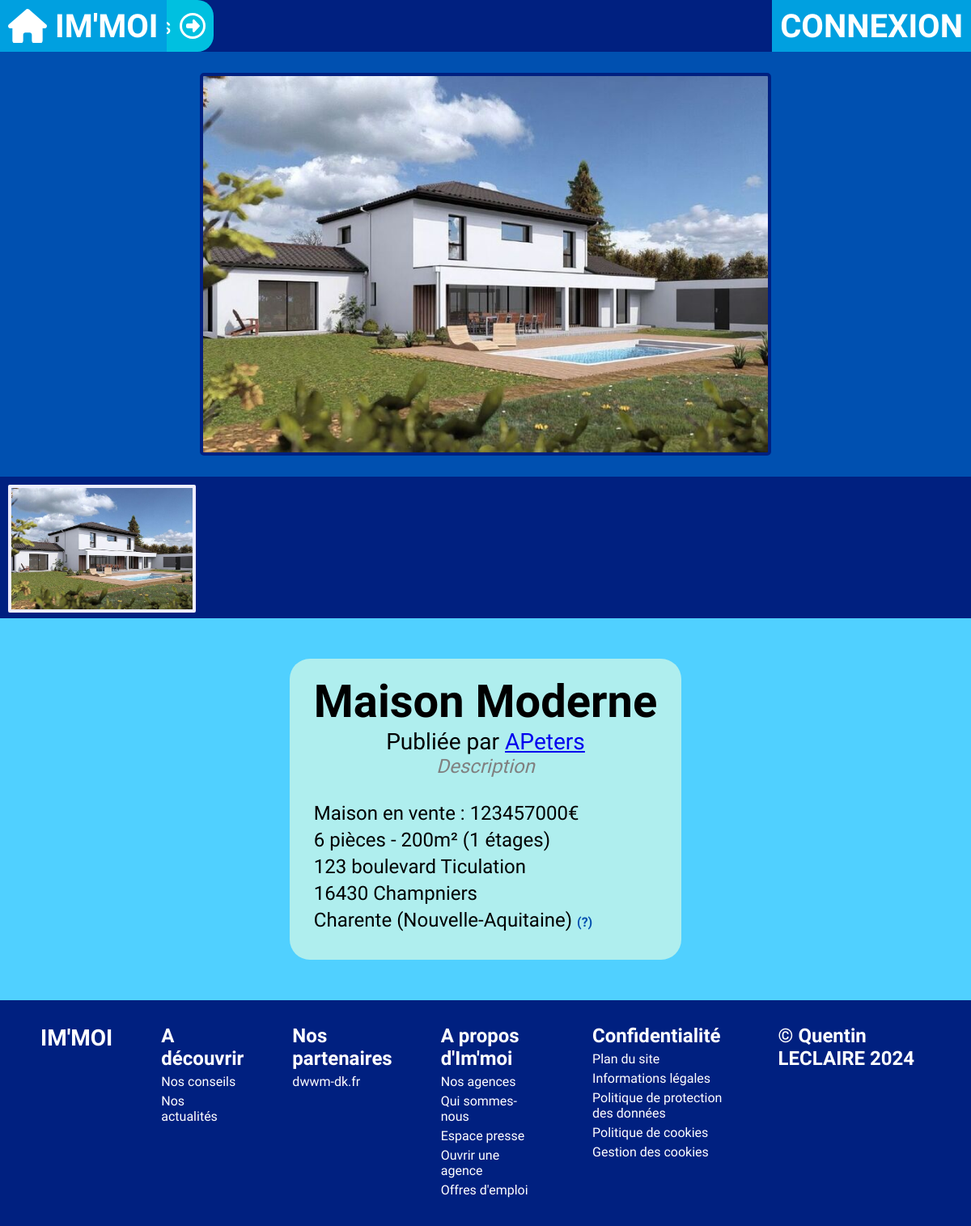
The app's page /offres/3 with its own data.
### tables this page shows
CREATE TABLE IF NOT EXISTS `photo` (
  `idPhoto` int NOT NULL AUTO_INCREMENT,
  `nom` varchar(128) NOT NULL,
  `couverture` tinyint(1) DEFAULT NULL,
  `idBien` int NOT NULL,
  PRIMARY KEY (`idPhoto`),
  KEY `FK_BIEN` (`idBien`)
);

CREATE TABLE IF NOT EXISTS `bien` (
  `idBien` int NOT NULL AUTO_INCREMENT,
  `nom` varchar(60) NOT NULL,
  `description` text,
  `prixLocation` float DEFAULT NULL,
  `prixVente` float DEFAULT NULL,
  `categorie` varchar(20) DEFAULT NULL,
  `nbPieces` int NOT NULL,
  `nbEtages` int DEFAULT NULL,
  `surface` int NOT NULL,
  `numAppart` int DEFAULT NULL,
  `idUtilisateur` int NOT NULL,
  `idAdresse` int NOT NULL,
  PRIMARY KEY (`idBien`),
  KEY `FK_ADRESSE` (`idAdresse`),
  KEY `FK_UTILISATEUR` (`idUtilisateur`)
);

CREATE TABLE IF NOT EXISTS `utilisateur` (
  `idUtilisateur` int NOT NULL AUTO_INCREMENT,
  `username` varchar(32) NOT NULL,
  `password` varchar(64) NOT NULL,
  `nom` varchar(40) DEFAULT NULL,
  `prenom` varchar(40) DEFAULT NULL,
  `telephone` varchar(20) DEFAULT NULL,
  `email` varchar(80) NOT NULL,
  `idAdresse` int DEFAULT NULL,
  `estAgent` tinyint(1) DEFAULT NULL,
  `agence` int DEFAULT NULL,
  PRIMARY KEY (`idUtilisateur`),
  KEY `FK_ADRESSE` (`idAdresse`)
);

CREATE TABLE IF NOT EXISTS `adresse` (
  `idAdresse` int NOT NULL AUTO_INCREMENT,
  `nomVoie` text NOT NULL,
  `zipcode` varchar(10) NOT NULL,
  `localite` varchar(60) NOT NULL,
  PRIMARY KEY (`idAdresse`)
);

### Controller/PhotoController.php (called while the page is built, shortened)
<?php
class PhotoController{
    private $photoManager;
    public function __construct() {
        require_once "Models/managers/PhotoManager.php";
        $this->photoManager = new PhotoManager;
        $this->photoManager->chargementPhotolist();
    }
    public function getPhotosByBien($id)
    {
        return $this->photoManager->getPhotosFromBien($id);
    }
}

### Models/Model.class.php (called while the page is built, shortened)
<?php
abstract class BDConnexion{
    private static $pdo;
    private static function setBDD(){
        self::$pdo = new PDO('mysql:host=localhost;dbname=immoi;port=3308;charset=utf8', 'root', '');
        self::$pdo->setAttribute(PDO::ATTR_ERRMODE, PDO::ERRMODE_WARNING);
    }
    protected function getBDD(){
        return self::$pdo;
    }
}

### Models/managers/PhotoManager.php (called while the page is built, shortened)
<?php
require_once "Models/data/Photo.class.php";
require_once "Models/Model.class.php";
class PhotoManager extends BDConnexion{
    private $photolist = [];
    public function ajoutPhoto($photo){
        $this->photolist[] = $photo;
    }
    public function chargementPhotolist(){
        $req = $this->getBDD()->prepare('SELECT * FROM photo');
        $req->execute();
        $listePhoto = $req->fetchAll(PDO::FETCH_ASSOC);
        foreach($listePhoto as $value){
            $photo = new Photo($value['idPhoto'], $value['nom'], $value['idBien'], $value['couverture']);
        }
    }
    public function getPhotosFromBien($id){
        $listePhotos = [];
        if (isset($this->photolist)) {
            for ($i = 0; $i < count($this->photolist); $i++) {
                if ($this->photolist[$i]->getBien() == $id) {
                    $listePhotos[] = $this->photolist[$i];
                }
            }
        }
        return $listePhotos;
    }
}

### Models/managers/BienManager.php (called while the page is built, shortened)
<?php
require_once "Models/data/Bien.class.php";
require_once "Models/Model.class.php";
class BienManager extends BDConnexion{
    private $bienlist = [];
    public function ajoutBien($bien){
        $this->bienlist[] = $bien;
    }
    public function chargementBienlist(){
        $req = $this->getBDD()->prepare('SELECT * FROM bien');
        $req->execute();
        $listeBien = $req->fetchAll(PDO::FETCH_ASSOC);
    }
    public function getBienById($id)
    {
        for ($i = 0; $i < count($this->bienlist); $i++) {
            if ($this->bienlist[$i]->getId() == $id) {
                return $this->bienlist[$i];
            }
        }
    }
}

### Models/data/Bien.class.php (called while the page is built, shortened)
<?php
class Bien{
    public function getId()                 {return $this->idBien;}
    public function getNom()                {return $this->nom;}
    public function getDescription()        {return $this->description;}
    public function getPrixVente()          {return $this->prixVente;}
    public function getCategorie()          {return $this->categorie;}
    public function getNbPieces()           {return $this->nbPieces;}
    public function getNbEtages()           {return $this->nbEtages;}
    public function getSurface()            {return $this->surface;}
    public function getUtilisateur()        {return $this->idUtilisateur;}
    public function getAdresse()            {return $this->idAdresse;}
}

### Models/data/Photo.class.php (called while the page is built, shortened)
<?php
class Photo{
    public function getNom()             {return $this->nom;}
    public function getBien()            {return $this->idBien;}
    public function getCouverture()      {return $this->couverture;}
}

### Controller/utilisateurController.php (called while the page is built, shortened)
<?php
class UtilisateurController
{
    private $utilisateurManager;
    public function __construct()
    {
        require_once "Models/managers/UtilisateurManager.php";
        $this->utilisateurManager = new UtilisateurManager;
        $this->utilisateurManager->chargementUserlist();
    }
    public function getManager()
    {
        return $this->utilisateurManager;
    }
}

### Models/managers/UtilisateurManager.php (called while the page is built, shortened)
<?php
require_once "Models/data/Utilisateur.class.php";
require_once "Models/Model.class.php";
class UtilisateurManager extends BDConnexion
{
    private $userlist = [];
    public function ajoutUtilisateur($utilisateur)
    {
        $this->userlist[] = $utilisateur;
    }
    public function chargementUserlist()
    {
        $req = $this->getBDD()->prepare('SELECT * FROM utilisateur');
        $req->execute();
        $listeUtilisateur = $req->fetchAll(PDO::FETCH_ASSOC);
        foreach ($listeUtilisateur as $value) {
            $user = new Utilisateur($value['idUtilisateur'], $value['username'], $value['password'], $value['nom'], $value['prenom'], $value['telephone'], $value['email'], $value['idAdresse'], $value['estAgent'], $value['agence']);
        }
    }
    public function getUserById($id)
    {
        for ($i = 0; $i < count($this->userlist); $i++) {
            if ($this->userlist[$i]->getId() == $id) {
                return $this->userlist[$i];
            }
        }
    }
}

### Models/data/Utilisateur.class.php (called while the page is built, shortened)
<?php
class Utilisateur{
    public function getId()               {return $this->idUtilisateur;}
    public function getUsername()         {return $this->username;}
}

### Controller/adresseController.php (called while the page is built, shortened)
<?php
class AdresseController{
    private $adresseManager;
    public function __construct() {
        require_once "Models/managers/AdresseManager.php";
        $this->adresseManager = new AdresseManager;
        $this->adresseManager->chargementAdresselist();
    }
    public function getManager()
    {
        return $this->adresseManager;
    }
}

### Models/managers/AdresseManager.php (called while the page is built, shortened)
<?php
require_once "Models/data/Adresse.class.php";
require_once "Models/Model.class.php";
class AdresseManager extends BDConnexion
{
    private $adresselist = [];
    public function ajoutAdresse($adresse)
    {
        $this->adresselist[] = $adresse;
    }
    public function getAdresseById($id)
    {
        for ($i = 0; $i < count($this->adresselist); $i++) {
            if ($this->adresselist[$i]->getId() == $id) {
                return $this->adresselist[$i];
            }
        }
    }
    public function chargementAdresselist()
    {
        $req = $this->getBDD()->prepare('SELECT * FROM adresse');
        $req->execute();
        $listeAdresse = $req->fetchAll(PDO::FETCH_ASSOC);
        foreach ($listeAdresse as $value) {
            $adresse = new Adresse($value['idAdresse'], $value['nomVoie'], $value['zipcode'], $value['localite']);
        }
    }
}

### Models/data/Adresse.class.php (called while the page is built, shortened)
<?php
class Adresse{
    public function getId()              {return $this->idAdresse;}
    public function getNomVoie()         {return $this->nomVoie;}
    public function getZipcode()         {return $this->zipcode;}
    public function getLocalite()        {return $this->localite;}
}

### departement.php (called while the page is built, shortened)
<?php
function get_region_departement($cp)
{
    $cp = trim($cp);
    $num = substr($cp, 0, 2);
    if (isset($tab[$num])) {
        return $tab[$num];
    } else {
        return false;
    }
}

### Views/BD/bien.view.php (the view, shortened to what this page needs)
<?php ob_start();
require_once "Controller/utilisateurController.php";
$utilisateurController = new UtilisateurController;
require_once "Controller/adresseController.php";
$adresseController = new AdresseController;
require_once "Controller/photoController.php";
$photoController = new PhotoController;
require "departement.php";
$listephotos = $photoController->getPhotosByBien($bien->getId());
$adresseBien = $adresseController->getManager()->getAdresseById($bien->getAdresse());
?>
<section class="content">
    <div class="bienoverview">
        <div class="gallery">
            <div class="displaycontainer">
                <?php if (empty($listephotos)) : ?>
                    <img src="/public/img/default.jpg" alt="" class="displayedimage">
                    <?php else :
                    foreach ($listephotos as $photo) :
                        if ($photo->getCouverture()) : ?>
                            <img src="/public/img/photos/<?= $photo->getNom(); ?>" alt="" class="displayedimage">
                <?php endif;
                    endforeach;
                endif; ?>
            </div>
            <div class="imagelist">
                <?php if (empty($listephotos)) : ?>
                    <img src="/public/img/default.jpg" alt="" class="thumbimage active">
                    <?php else :
                    foreach ($listephotos as $photo) : ?>
                        <img src="/public/img/photos/<?= $photo->getNom(); ?>" alt="" class="thumbimage <?= ($photo->getCouverture()) ? "active" : "" ?>">
                <?php endforeach;
                endif; ?>
            </div>
        </div>
        <div class="details">
            <h2><?= $bien->getNom(); ?></h2>
            <h3>Publiée par <a href="/profil/<?= $bien->getUtilisateur() ?>"><?= $utilisateurController->getManager()->getUserById($bien->getUtilisateur())->getUsername(); ?></a></h3>
            <h4><?= $bien->getDescription() ?></h4>
            <p class="infosbien">
            <p><?= ucwords($bien->getCategorie()) ?>
                <?= ($bien->getPrixVente()) ? " en vente : " . $bien->getPrixVente() . "€" : null; ?></p>
            <p><?= $bien->getNbPieces() . " pièces - " . $bien->getSurface() . "m²" ?>
                <?= ($bien->getNbEtages() != 0) ? "(" . $bien->getNbEtages() . " étages)" : null; ?></p>
            <p><?= ($bien->getCategorie() == "appartement") ? "Appartement n°" . $bien->getNumAppart() . " - " : null ?>
                <?= $adresseBien->getNomVoie() ?></p>
            <p><?= $adresseBien->getZipcode() . " " . $adresseBien->getLocalite(); ?></p>
            <p><?= get_region_departement($adresseBien->getZipcode())['departement'] . " (" . get_region_departement($adresseBien->getZipcode())['region'] . ")"; ?> <span title="Detecté automatiquement à partir du code postal entré par l'auteur de cette annonce." class="conseil">(?)</span></p>
            </p>
        </div>
    </div>
</section>
<?php
require "Views/template.php";

### public/css/style.css (style rules this page uses)
:root { --main-blue: #0050B0; --light-blue: #00A0E0; --lighter-blue: #00C0E0; --lightest-blue: #50D0FF; --dark-blue: #002080; --darker-blue: #001050; }
* { padding: 0; margin: 0; box-sizing: border-box; font-family: 'Gabarito', sans-serif; }
body { min-height: 100vh; position: relative; }
.content { position: relative; margin-top: 64px; min-height: calc(100vh - 78px); height: fit-content; width: 100%; display: flex; flex-direction: column; }
.bienoverview { width: 100%; display: flex; flex-direction: column; align-items: center; background-color: var(--lightest-blue); }
.bienoverview .gallery { display: flex; flex-direction: column; background-color: var(--main-blue); height: 700px; width: 100%; }
.bienoverview .gallery .displaycontainer { display: flex; justify-content: center; align-items: center; height: 75%; width: 100%; }
.bienoverview .gallery .displaycontainer .displayedimage { max-height: 90%; max-width: 90%; object-fit: contain; background-color: var(--dark-blue); border: solid 4px var(--dark-blue); border-radius: 5px; }
.bienoverview .gallery .imagelist { height: 25%; min-width: 100%; overflow-x: scroll; overflow-y: hidden; white-space: nowrap; background-color: var(--dark-blue); }
.bienoverview .gallery .imagelist .thumbimage { margin: 10px 10px; height: 90%; min-width: 10%; cursor: pointer; object-fit: cover; }
.bienoverview .gallery .imagelist .thumbimage.active { border: solid #EEEEFF 4px; border-radius: 2px; }
.bienoverview .details { margin: 50px 0; background-color: paleturquoise; border-radius: 25px; padding: 30px; padding-top: 20px; font-size: 24px; }
.bienoverview .details h2 { text-align: center; font-size: 56px; }
.bienoverview .details h3 { text-align: center; font-weight: normal; }
.bienoverview .details h4 { color: gray; font-style: italic; font-weight: normal; text-align: center; }
.bienoverview .details .infosbien { margin-top: 20px; }
.bienoverview .details p { padding-top: 5px; }
.conseil { user-select: none; font-size: 16px; color: var(--main-blue); font-weight: bold; }

### records on screen
photo: nom (picture)
bien: nom "Maison Moderne", idUtilisateur.username "APeters", description "Description", categorie "Maison", prixVente "123457000", nbPieces "6", surface "200", nbEtages "1"
adresse: nomVoie "123 boulevard Ticulation", zipcode "16430", localite "Champniers", zipcode "Charente", zipcode "Nouvelle-Aquitaine"
